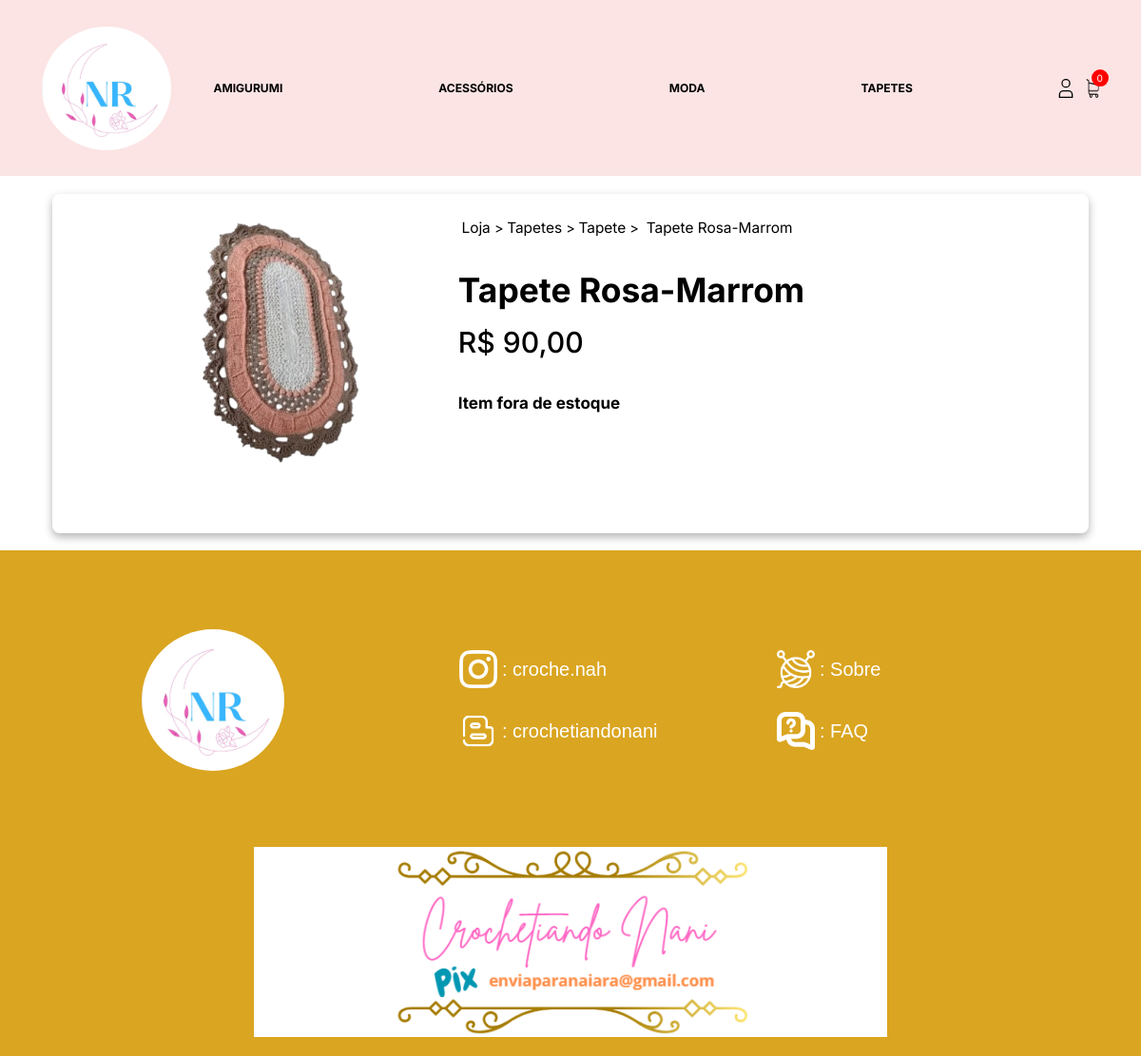
The app's page /produto/5/, older data.
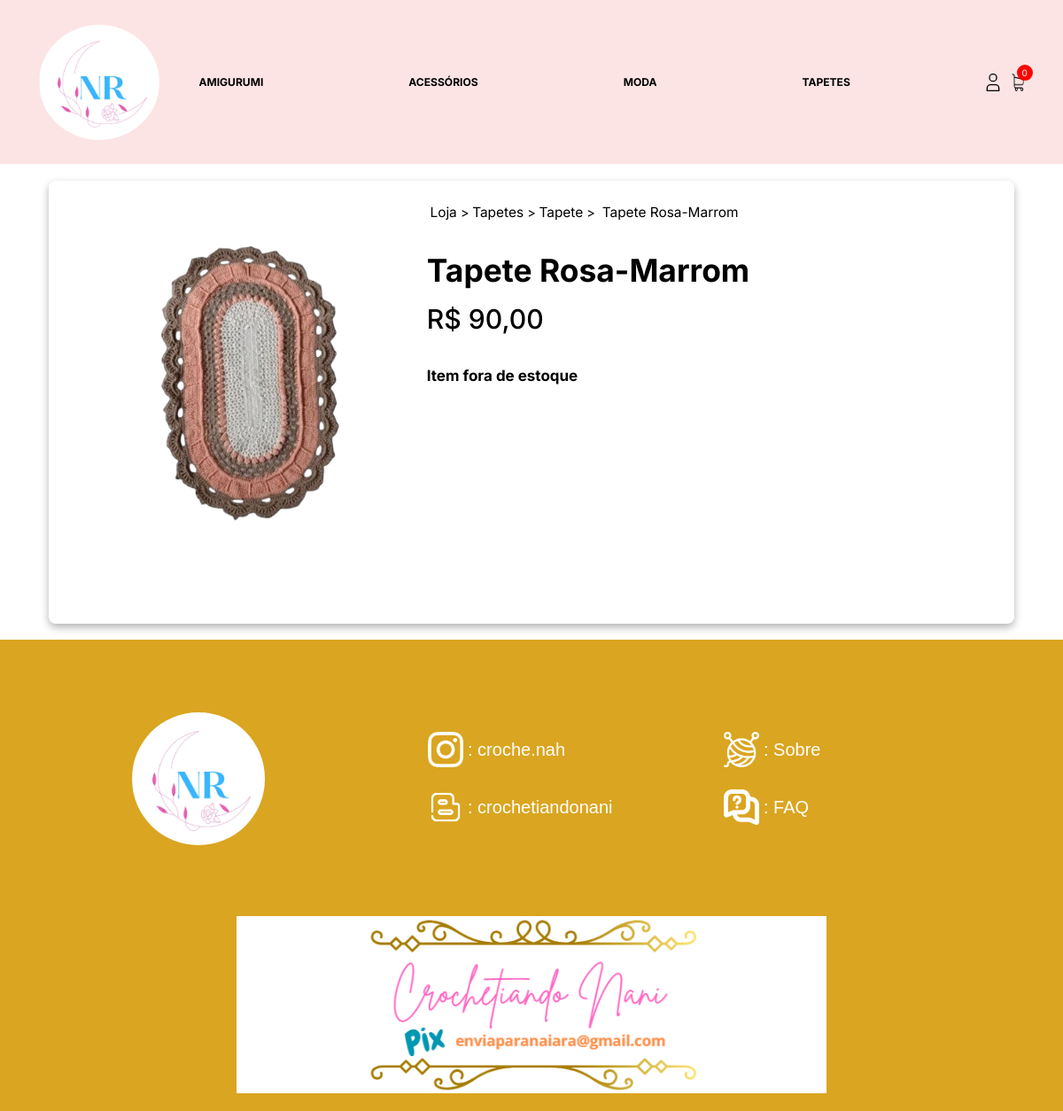
The same page, newer data.
### loja/models.py (models this page shows, shortened)
class Produto(models.Model):
    imagem = models.ImageField(null=True, blank=True)
    nome = models.CharField(max_length=200, null=True, blank=True)
    preco = models.DecimalField(max_digits=10, decimal_places=2)
    ativo = models.BooleanField(default=True)
    categoria = models.ForeignKey(Categoria, null=True, blank=True, on_delete=models.SET_NULL)
    tipo = models.ForeignKey(Tipo, null=True, blank=True, on_delete=models.SET_NULL)
    peso = models.DecimalField(max_digits=5, decimal_places=2, default=3)
    comprimento = models.DecimalField(max_digits=5, decimal_places=2, default=20)
    altura = models.DecimalField(max_digits=5, decimal_places=2, default=20)
    largura = models.DecimalField(max_digits=5, decimal_places=2, default=20)

class Categoria(models.Model):
    nome = models.CharField(max_length=200, null=True, blank=True)
    slug = models.CharField(max_length=200, null=True, blank=True)

class Tipo(models.Model):
    nome = models.CharField(max_length=200, null=True, blank=True)
    slug = models.CharField(max_length=200, null=True, blank=True)

### loja/views.py (the view)
# urls.py: path('produto/<int:id_produto>/', ver_produto, name="ver_produto"),
def ver_produto(request, id_produto):
    produto = Produto.objects.get(id=id_produto)
    itens_estoque = ItemEstoque.objects.filter(produto=produto)
    if len(itens_estoque) > 0:
        tem_estoque = True
    else:
        tem_estoque = False
    context = {"produto": produto, "itens_estoque" : itens_estoque, "tem_estoque" : tem_estoque}
    return render(request,"ver_produto.html", context)

### loja/novos_context.py (called while the page is built)
def categoria_tipos(request):
    categorias_navegacao = Categoria.objects.all()
    tipos_navegacao = Tipo.objects.all()
    return {
        'categorias_navegacao': categorias_navegacao,
        'tipos_navegacao': tipos_navegacao
    }

def faz_parte_equipe(request):
    equipe = False
    if request.user.is_authenticated:
        equipe = request.user.groups.filter(name="equipe").exists()
    return {"equipe": equipe}

### loja/templates/ver_produto.html (shortened to what the changed rows need)
{% extends 'base.html' %}
{% load static %}
{% block body %}
<main class="principal principal--padding-b principal--gap">
    <section class="s-produto">
          <div class="s-produto__carrossel-img" style="overflow: hidden;">
            <img
              src="{{ produto.imagem.url }}"
              alt="Imagem Carrossel 2"
            />
        </div>
      <div class="s-produto__informacoes">
        <div class="s-produto__breadcrumbs">
          <span><a href="{% url 'loja' %}{{ produto.categoria.slug }}">{{ produto.categoria.nome }}</a></span>
          <span><a href="{% url 'loja' %}{{ produto.categoria.slug }}-{{ produto.tipo.slug }}">{{ produto.tipo.nome }}</a></span>
          <span>
            <p>{{ produto.nome }}</p>
          </span>
        </div>
        <div class="s-produto__infos">
          <h1 class="s-produto__titulo">{{ produto.nome }}</h1>
          <p class="s-produto__preco">R$ {{ produto.preco }}</p>
        </div>
      </div>
    </section>
  </main>
{% endblock %}

Row changes from the older to the newer data that the page shows:
changed Produto "Tapete Rosa-Marrom": imagem: a different picture
